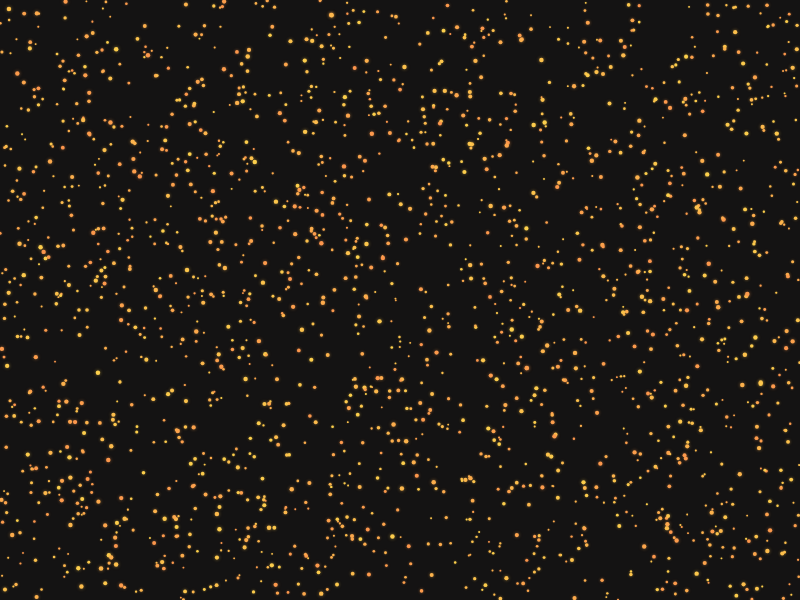
Frame 1 (no input)
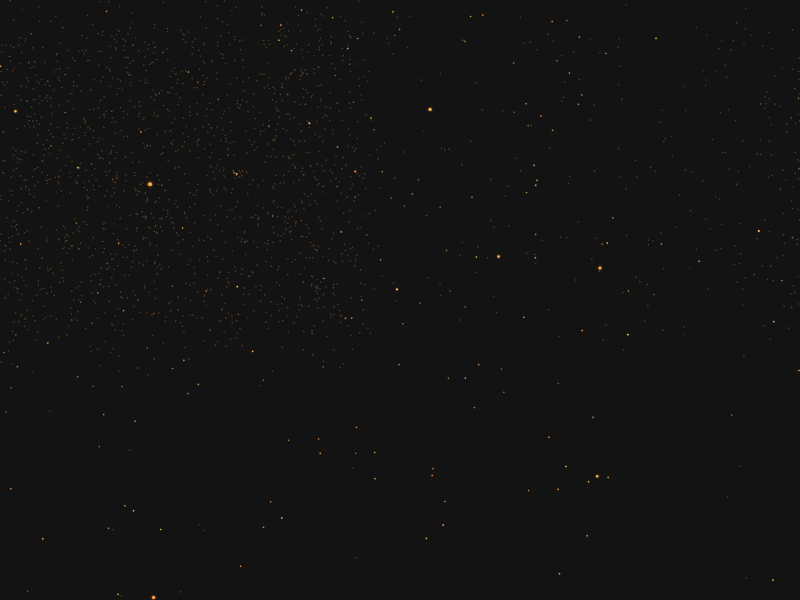
Frame 60 (no input)
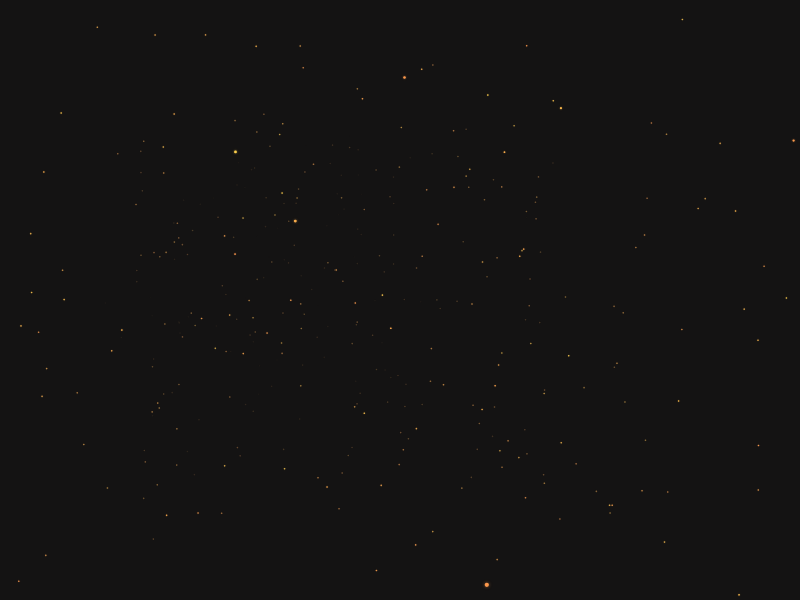
Frame 120 (the mouse pressed at the canvas centre since frame 60)

The p5.js sketch that drew these frames (run headless with seeded random() and noise() and a simulated clock; from frame 60 on, the mouse is pressed at the canvas centre):

// p5.js sketch
// ── sketch.js
// Dust particles blown by a shifting 2D wind field; wrap at edges.

let particles = [];
let particleCount = 2000;
let lifeDecay = 0.011;
let sizeDecay = 0.75;

// Wind field: Perlin noise gives direction and strength that vary in space and time
let windScale = 0.098;      // how large the wind "patches" are
let windStrength = 2.0;     // how hard the wind blows
let windTimeScale = 0.215;  // how quickly wind patterns change
let turbulence = 0.4;       // small random kick on top of wind (gusts)

function setup() {
  createCanvas(800, 600);
  colorMode(HSB, 360, 100, 100, 100);

  // Pre-fill with particles scattered across the canvas
  for (let i = 0; i < particleCount; i++) {
    particles.push(new Particle());
  }
}

function draw() {
  background(5, 5, 8);

  // Spawn a few new particles each frame from random positions (dust in the air)
  for (let i = 0; i < 4; i++) {
    particles.push(new Particle());
  }

  for (let i = particles.length - 1; i >= 0; i--) {
    particles[i].update();
    particles[i].show();
    if (particles[i].life <= 0) {
      particles.splice(i, 1);
    }
  }

  while (particles.length > particleCount) {
    particles.shift();
  }
}

class Particle {
  constructor() {
    this.x = random(width);
    this.y = random(height);
    this.vx = random(-0.5, 0.5);
    this.vy = random(-0.5, 0.5);
    this.life = 1;
    this.size = random(1.2, 3);   // small, uniform dust specks
    this.hue = random(25, 45);   // warm dust / ember tint
    this.sat = 70;
    this.bright = 100;
  }

  update() {
    // Sample wind at this position (evolving over time = shifting patterns)
    let t = frameCount * windTimeScale;
    let nx = this.x * windScale;
    let ny = this.y * windScale;
    if (mouseX >= 0 && mouseX <= width) {
      this.vx += (mouseX - this.x) * 0.0008;
    }
    if (mouseY >= 0 && mouseY <= height) {
      this.vy += (mouseY - this.y) * 0.0008;
    }
    // Wind direction from angle noise; strength from second noise
    let angle = noise(nx, ny, t) * TWO_PI;
    let strength = 0.6 + 0.4 * noise(nx + 50, ny + 50, t * 1.1);
    let wx = cos(angle) * windStrength * strength;
    let wy = sin(angle) * windStrength * strength;
    // Add small turbulence (gusts)
    this.vx += wx * 0.08 + random(-turbulence, turbulence);
    this.vy += wy * 0.08 + random(-turbulence, turbulence);
    this.vx *= 0.94;
    this.vy *= 0.94;

    this.x += this.vx;
    this.y += this.vy;

    // Wrap around canvas so dust flows around the space
    if (this.x < 0) this.x += width;
    if (this.x >= width) this.x -= width;
    if (this.y < 0) this.y += height;
    if (this.y >= height) this.y -= height;

    this.life -= lifeDecay;
    this.size *= sizeDecay;
    this.size = constrain(this.size, 0.8, 3);
  }

  show() {
    if (this.life <= 0) return;

    noStroke();
    let alpha = 100 * this.life;
    let h = lerp(this.hue, 30, 1 - this.life);
    let s = lerp(this.sat, 50, 1 - this.life);
    let b = lerp(this.bright, 60, 1 - this.life);
    fill(h, s, b, alpha);

    let r = this.size;
    drawingContext.shadowBlur = r * 1.5;
    drawingContext.shadowColor = color(h, s, b, alpha * 0.6);
    ellipse(this.x, this.y, r * 2, r * 2);
    drawingContext.shadowBlur = 0;
  }
}
